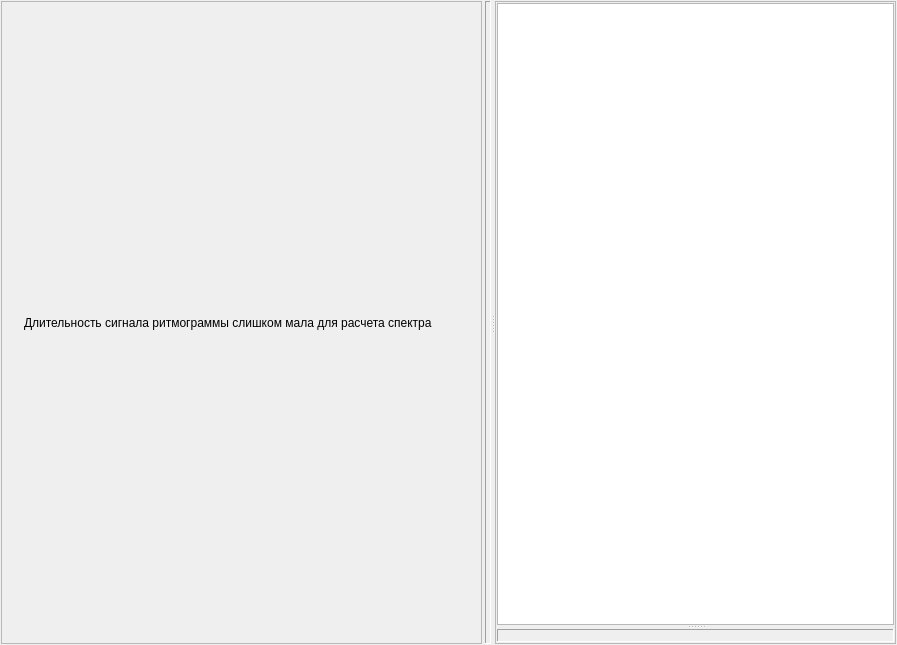
<?xml version="1.0" encoding="UTF-8"?>
<ui version="4.0">
 <class>SpectrPulseVisualWidget</class>
 <widget class="QWidget" name="SpectrPulseVisualWidget">
  <property name="geometry">
   <rect>
    <x>0</x>
    <y>0</y>
    <width>897</width>
    <height>645</height>
   </rect>
  </property>
  <property name="windowTitle">
   <string>Form</string>
  </property>
  <layout class="QHBoxLayout" name="horizontalLayout">
   <property name="spacing">
    <number>3</number>
   </property>
   <property name="leftMargin">
    <number>1</number>
   </property>
   <property name="topMargin">
    <number>1</number>
   </property>
   <property name="rightMargin">
    <number>1</number>
   </property>
   <property name="bottomMargin">
    <number>1</number>
   </property>
   <item>
    <widget class="QFrame" name="frNoSpectr">
     <property name="frameShape">
      <enum>QFrame::StyledPanel</enum>
     </property>
     <property name="frameShadow">
      <enum>QFrame::Raised</enum>
     </property>
     <layout class="QHBoxLayout" name="horizontalLayout_2">
      <item>
       <widget class="QLabel" name="lblNoSpectrLogo">
        <property name="text">
         <string/>
        </property>
        <property name="pixmap">
         <pixmap resource="../../../../../kernel.qrc">:/images/Info.png</pixmap>
        </property>
       </widget>
      </item>
      <item>
       <widget class="QLabel" name="lblNoSpectr">
        <property name="enabled">
         <bool>true</bool>
        </property>
        <property name="text">
         <string>Длительность сигнала ритмограммы слишком мала для расчета спектра</string>
        </property>
       </widget>
      </item>
      <item>
       <spacer name="horizontalSpacer">
        <property name="orientation">
         <enum>Qt::Horizontal</enum>
        </property>
        <property name="sizeHint" stdset="0">
         <size>
          <width>40</width>
          <height>20</height>
         </size>
        </property>
       </spacer>
      </item>
     </layout>
    </widget>
   </item>
   <item>
    <widget class="QSplitter" name="splVert">
     <property name="orientation">
      <enum>Qt::Horizontal</enum>
     </property>
     <widget class="QFrame" name="frSpectr">
      <property name="frameShape">
       <enum>QFrame::Panel</enum>
      </property>
      <property name="frameShadow">
       <enum>QFrame::Sunken</enum>
      </property>
      <layout class="QVBoxLayout" name="verticalLayout_2">
       <property name="spacing">
        <number>1</number>
       </property>
       <property name="leftMargin">
        <number>1</number>
       </property>
       <property name="topMargin">
        <number>1</number>
       </property>
       <property name="rightMargin">
        <number>1</number>
       </property>
       <property name="bottomMargin">
        <number>1</number>
       </property>
       <item>
        <widget class="DiagSpectr" name="wgtSpectr" native="true"/>
       </item>
      </layout>
     </widget>
     <widget class="QFrame" name="frValues">
      <property name="frameShape">
       <enum>QFrame::StyledPanel</enum>
      </property>
      <property name="frameShadow">
       <enum>QFrame::Raised</enum>
      </property>
      <layout class="QVBoxLayout" name="verticalLayout">
       <property name="spacing">
        <number>3</number>
       </property>
       <property name="leftMargin">
        <number>1</number>
       </property>
       <property name="topMargin">
        <number>1</number>
       </property>
       <property name="rightMargin">
        <number>1</number>
       </property>
       <property name="bottomMargin">
        <number>1</number>
       </property>
       <item>
        <widget class="QSplitter" name="splHor">
         <property name="orientation">
          <enum>Qt::Vertical</enum>
         </property>
         <widget class="QTreeView" name="tvFactors">
          <property name="sizePolicy">
           <sizepolicy hsizetype="Expanding" vsizetype="Expanding">
            <horstretch>0</horstretch>
            <verstretch>1</verstretch>
           </sizepolicy>
          </property>
         </widget>
         <widget class="QFrame" name="frDiag">
          <property name="sizePolicy">
           <sizepolicy hsizetype="Preferred" vsizetype="Preferred">
            <horstretch>0</horstretch>
            <verstretch>1</verstretch>
           </sizepolicy>
          </property>
          <property name="frameShape">
           <enum>QFrame::Panel</enum>
          </property>
          <property name="frameShadow">
           <enum>QFrame::Sunken</enum>
          </property>
          <layout class="QVBoxLayout" name="verticalLayout_3">
           <property name="spacing">
            <number>1</number>
           </property>
           <property name="leftMargin">
            <number>1</number>
           </property>
           <property name="topMargin">
            <number>1</number>
           </property>
           <property name="rightMargin">
            <number>1</number>
           </property>
           <property name="bottomMargin">
            <number>1</number>
           </property>
           <item>
            <widget class="DynamicDiagram" name="wgtDiag" native="true"/>
           </item>
          </layout>
         </widget>
        </widget>
       </item>
      </layout>
     </widget>
    </widget>
   </item>
  </layout>
 </widget>
 <customwidgets>
  <customwidget>
   <class>DynamicDiagram</class>
   <extends>QWidget</extends>
   <header location="global">dynamicdiagram.h</header>
   <container>1</container>
  </customwidget>
  <customwidget>
   <class>DiagSpectr</class>
   <extends>QWidget</extends>
   <header location="global">diagspectr.h</header>
   <container>1</container>
  </customwidget>
 </customwidgets>
 <resources>
  <include location="../../../../../kernel.qrc"/>
 </resources>
 <connections>
  <connection>
   <sender>splVert</sender>
   <signal>splitterMoved(int,int)</signal>
   <receiver>SpectrPulseVisualWidget</receiver>
   <slot>splitterMoved(int,int)</slot>
   <hints>
    <hint type="sourcelabel">
     <x>449</x>
     <y>214</y>
    </hint>
    <hint type="destinationlabel">
     <x>897</x>
     <y>124</y>
    </hint>
   </hints>
  </connection>
  <connection>
   <sender>splHor</sender>
   <signal>splitterMoved(int,int)</signal>
   <receiver>SpectrPulseVisualWidget</receiver>
   <slot>splitterMoved(int,int)</slot>
   <hints>
    <hint type="sourcelabel">
     <x>757</x>
     <y>454</y>
    </hint>
    <hint type="destinationlabel">
     <x>902</x>
     <y>412</y>
    </hint>
   </hints>
  </connection>
 </connections>
 <slots>
  <slot>splitterMoved(int,int)</slot>
 </slots>
</ui>
